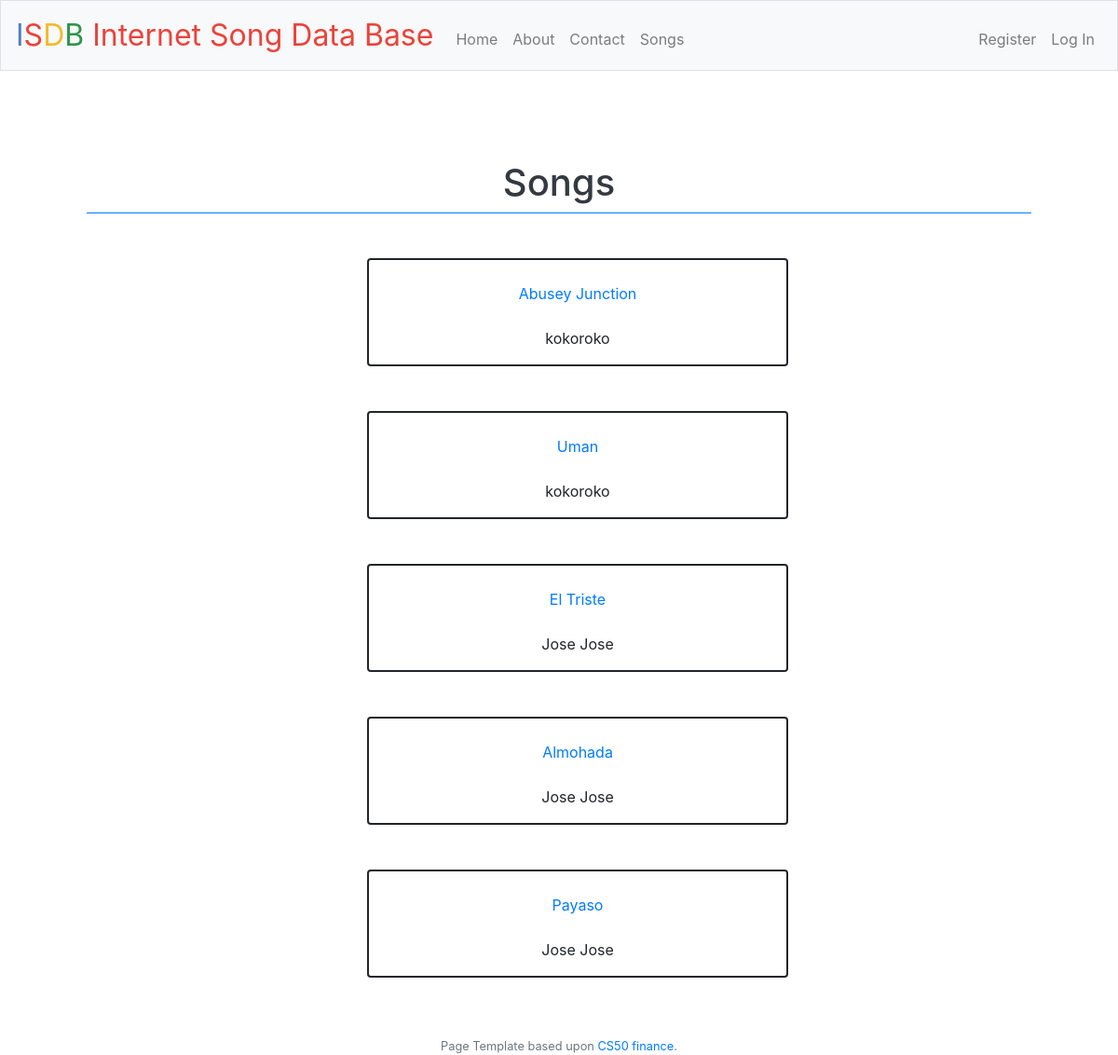
Screenshot of /songs with the database file from the repository.
### tables this page shows
CREATE TABLE 'songs' (
'id' INTEGER PRIMARY KEY AUTOINCREMENT NOT NULL,
'title' TEXT NOT NULL,
'duration' INTEGER NOT NULL,
'artist_id' INTEGER NOT NULL,
'lyrics' TEXT NOT NULL,
'num_likes' INTEGER NOT NULL,
FOREIGN KEY(artist_id) REFERENCES artist(id)
);

CREATE TABLE 'artist' (
'id' INTEGER PRIMARY KEY AUTOINCREMENT NOT NULL,
'name' TEXT NOT NULL,
'nationality' TEXT NOT NULL,
'img_url' TEXT NOT NULL
);

### application.py (the view)
@app.route('/songs')
def list_songs():
    rows = db_helpers.fetch_songs()
    return render_template('songs.html', songs=rows)

### application.py (called while the page is built)
@app.after_request
def after_request(response):
    response.headers["Cache-Control"] = "no-cache, no-store, must-revalidate"
    response.headers["Expires"] = 0
    response.headers["Pragma"] = "no-cache"
    return response

### db_helpers.py (called while the page is built)
def fetch_songs():
    songs_join = "SELECT s.id, s.title, a.name, a.img_url FROM songs s JOIN artist a ON s.artist_id = a.id LIMIT 10;"
    test = ()
    c.execute(songs_join, test)
    return c.fetchall()

### templates/songs.html (shortened to what this page needs)
{% extends "layout.html" %}
{% block main %}
    <div class="col-12 text-center mt-5">
        <h1 class="text-dark pt04">Songs</h1>
        <div class="border-top border-primary w50 mx-auto my3"></div>
    </div>
    <div class="container marketing" id="song_list">
        <div class="row justify-content-center">
            <div class="col-md-6">
                <ul style="list-style-type: none;">
                    {% for song in songs %}
                        <li class="">
                            <div class="card mt-5">
                                <p class="my-4 text-center">
                                    <a href="/songs/{{ song['id'] }}">{{ song['title'] }}</a>
                                </p>
                                <p class="my4 text-center">{{ song['name'] }}</p>
                            </div>
                        </li>
                    {% endfor %}
            </div>
        </div>
    </div>
{% endblock %}

### static/styles.css (style rules this page uses)
.card { border: 2px solid; }

### rows the page displays
songs: title "Abusey Junction", name "kokoroko"
songs: title "Uman", name "kokoroko"
songs: title "El Triste", name "Jose Jose"
songs: title "Almohada", name "Jose Jose"
songs: title "Payaso", name "Jose Jose"
